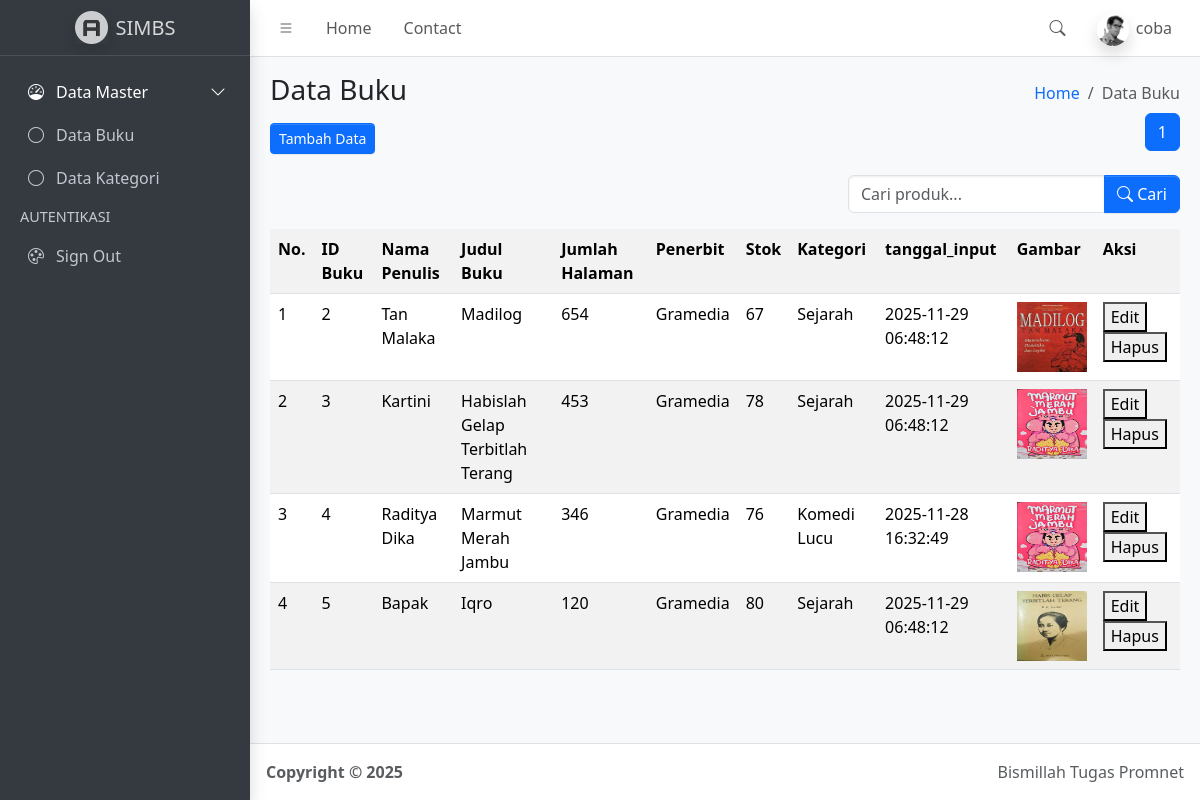
/index.php (signed in), run on the app's committed database.
### tables this page shows
CREATE TABLE `data_buku` (
  `id_buku` int(11) NOT NULL,
  `id_kategori` int(11) NOT NULL,
  `nama_buku` varchar(100) NOT NULL,
  `nama_penulis` varchar(50) NOT NULL,
  `judul_buku` varchar(100) NOT NULL,
  `jumlah_halaman` varchar(100) NOT NULL,
  `penerbit` varchar(100) NOT NULL,
  `stok` int(11) NOT NULL,
  `gambar` varchar(100) NOT NULL
);

CREATE TABLE `data_kategori` (
  `id_kategori` int(11) NOT NULL,
  `nama_kategori` varchar(50) NOT NULL,
  `tanggal_input` timestamp NOT NULL DEFAULT current_timestamp()
);

### function.php (called while the page is built, shortened)
<?php
    $conn = mysqli_connect("localhost", "root", "", "simbs");
function query($query){
    global $conn;
    $result = mysqli_query($conn, $query);
    $rows = [];
    while( $row = mysqli_fetch_assoc($result) ) {
        $rows[] = $row;
    }
    return $rows;
}
?>

### index.php (the view, shortened to what this page needs)
<?php
require('function.php');
    $jumlahDataPerHalaman = 5;
    $jumlahData = count(query("SELECT * FROM data_buku"));
    $jumlahHalaman = ceil($jumlahData / $jumlahDataPerHalaman);
    $halamanAktif = ( isset($_GET["halaman"]) ) ? $_GET["halaman"] : 1;
    $awalData = ( $jumlahDataPerHalaman * $halamanAktif ) - $jumlahDataPerHalaman;
    $query_utama = "SELECT
                          db.*,
                          k.nama_kategori , k.tanggal_input
                      FROM
                          data_buku db
                      INNER JOIN
                          data_kategori k ON db.id_kategori = k.id_kategori
                      LIMIT $awalData, $jumlahDataPerHalaman";
                      $data_buku = query($query_utama);
?>
<!doctype html>
<html lang="en">
  <head>
    <link
      rel="stylesheet"
      href="https://cdn.jsdelivr.net/npm/@fontsource/source-sans-3@5.0.12/index.css"
      media="print"
      onload="this.media='all'"
    />
    <link
      rel="stylesheet"
      href="https://cdn.jsdelivr.net/npm/overlayscrollbars@2.11.0/styles/overlayscrollbars.min.css"
    />
    <link
      rel="stylesheet"
      href="https://cdn.jsdelivr.net/npm/bootstrap-icons@1.13.1/font/bootstrap-icons.min.css"
    />
    <link rel="stylesheet" href="dist/css/adminlte.min.css" />
    <link
      rel="stylesheet"
      href="https://cdn.jsdelivr.net/npm/apexcharts@3.37.1/dist/apexcharts.css"
    />
    <link
      rel="stylesheet"
      href="https://cdn.jsdelivr.net/npm/jsvectormap@1.5.3/dist/css/jsvectormap.min.css"
    />
  </head>
  <body class="layout-fixed sidebar-expand-lg bg-body-tertiary">
    <div class="app-wrapper">
      <nav class="app-header navbar navbar-expand bg-body">
        <div class="container-fluid">
          <ul class="navbar-nav">
            <li class="nav-item">
              <a class="nav-link" data-lte-toggle="sidebar" href="#" role="button">
                <i class="bi bi-list"></i>
              </a>
            </li>
            <li class="nav-item d-none d-md-block">
              <a href="index.php" class="nav-link">Home</a>
            </li>
            <li class="nav-item d-none d-md-block">
              <a href="#" class="nav-link">Contact</a>
            </li>
          </ul>
          <ul class="navbar-nav ms-auto">
            <li class="nav-item">
              <a class="nav-link" data-widget="navbar-search" href="#" role="button">
                <i class="bi bi-search"></i>
              </a>
            </li>
            <li class="nav-item dropdown user-menu">
              <a href="#" class="nav-link dropdown-toggle" data-bs-toggle="dropdown">
                <img
                  src="dist/assets/img/user2-160x160.jpg"
                  class="user-image rounded-circle shadow"
                  alt="User Image"
                />
                <span class="d-none d-md-inline">
                  <?php
                  echo
            $_SESSION["username"]
        ?></span>
              </a>
            </li>
          </ul>
        </div>
      </nav>
      <aside class="app-sidebar bg-body-secondary shadow" data-bs-theme="dark">
        <div class="sidebar-brand">
          <a href="index.php" class="brand-link">
            <img
              src="dist/assets/img/AdminLTELogo.png"
              alt="AdminLTE Logo"
              class="brand-image opacity-75 shadow"
            />
            <span class="brand-text fw-light">SIMBS</span>
          </a>
        </div>
        <div class="sidebar-wrapper">
          <nav class="mt-2">
            <ul
              class="nav sidebar-menu flex-column"
              data-lte-toggle="treeview"
              role="navigation"
              aria-label="Main navigation"
              data-accordion="false"
              id="navigation"
            >
              <li class="nav-item menu-open">
              <a href="#" class="nav-link active">
                  <i class="nav-icon bi bi-speedometer"></i>
                  <p>
                    Data Master
                  </p>
                </a>
                <ul class="nav nav-treeview">
                  <li class="nav-item">
                    <a href="index.php" class="nav-link">
                      <i class="nav-icon bi bi-circle"></i>
                      <p>Data Buku</p>
                    </a>
                  </li>
                  <li class="nav-item">
                    <a href="index2.php" class="nav-link">
                      <i class="nav-icon bi bi-circle"></i>
                      <p>Data Kategori</p>
                    </a>
                  </li>
                </ul>
              </li>
              <li class="nav-header">AUTENTIKASI</li>
              <li class="nav-item">
                <a href="logout.php" class="nav-link">
                  <i class="nav-icon bi bi-palette"></i>
                  <p>Sign Out</p>
                </a>
              </li>
            </ul>
          </nav>
        </div>
      </aside>
      <main class="app-main">
        <div class="app-content-header">
          <div class="container-fluid">
            <div class="row">
              <div class="col-sm-6">
                <h3 class="mb-3">Data Buku</h3>
                <a href="tambah_data.php">
                  <button class="btn-sm btn btn-primary">Tambah Data</button>
                </a>
              </div>
              <div class="col-sm-6 d-flex flex-column align-items-end">
                <ol class="breadcrumb">
                  <li class="breadcrumb-item"><a href="#">Home</a></li>
                  <li class="breadcrumb-item active" aria-current="page">Data Buku</li>
                </ol>
                <nav aria-label="Page navigation example">
                    <ul class="pagination">
                        <?php for ($i = 1; $i <= $jumlahHalaman; $i++) : ?>
                            <?php if ($i == $halamanAktif) : ?>
                                <li class="page-item active">
                                    <a class="page-link" href="?halaman=<?= $i; ?>"><?= $i; ?></a>
                                </li>
                            <?php else : ?>
                                <li class="page-item">
                                    <a class="page-link" href="?halaman=<?= $i; ?>"><?= $i; ?></a>
                                </li>
                            <?php endif; ?>
                        <?php endfor; ?>
                    </ul>
                </nav>
                <form class="mt-2" action="" method="POST">
                  <div class="input-group">
                  <input
                    type="text"
                    class="form-control"
                    name="keyword"
                    placeholder="Cari produk..."
                  >
                  <button class="btn btn-primary" type="submit" name="tombol_search">
                    <i class="bi bi-search"></i> Cari
                  </button>
                </div>
                </form>
              </div>
            </div>
          </div>
        </div>
        <div class="app-content">
          <div class="container-fluid">
            <div class="row">
              <div class="col">
                <table class="table table-striped table-hover">
                  <tr>
                    <th>No.</th>
                    <th>ID Buku</th>
                    <th>Nama Penulis</th>
                    <th>Judul Buku</th>
                    <th>Jumlah Halaman</th>
                    <th>Penerbit</th>
                    <th>Stok</th>
                    <th>Kategori</th>
                    <th>tanggal_input</th>
                    <th>Gambar</th>
                    <th>Aksi</th>
                  </tr>
                  <?php $no=1 ?>
                <?php foreach($data_buku as $data): ?>
                <tr>
                    <td> <?= $no ?> </td>
                    <td> <?= $data['id_buku'] ?> </td>
                    <td> <?= $data['nama_penulis'] ?> </td>
                    <td> <?= $data['judul_buku'] ?> </td>
                    <td> <?= $data['jumlah_halaman'] ?> </td>
                    <td> <?= $data['penerbit'] ?> </td>
                    <td> <?= $data['stok'] ?> </td>
                    <td> <?= $data['nama_kategori'] ?> </td>
                    <td> <?= $data['tanggal_input'] ?> </td>
                    <td>
                        <img src="img/<?= $data['gambar'] ?> " height="70" width="70" alt="">
                    </td>
                    <td>
                        <a href="ubah_data_buku.php?id_buku=<?= $data['id_buku'] ?>">
                            <button class="btn-sm btn-success">Edit</button>
                        </a>
                        <a href="hapus_data_buku.php?id_buku=<?= $data['id_buku'] ?>">
                            <button class="btn-sm btn-danger">Hapus</button>
                        </a>
                    </td>
                </tr>
                <?php $no++; ?>
                <?php endforeach; ?>
                </table>
              </div>
            </div>
          </div>
        </div>
      </main>
      <footer class="app-footer">
        <div class="float-end d-none d-sm-inline">Bismillah Tugas Promnet</div>
        <strong>
          Copyright &copy; 2025&nbsp;
        </strong>
      </footer>
    </div>
  </body>
</html>

### data on the page
data_buku: id_buku "2", nama_penulis "Tan Malaka", judul_buku "Madilog", jumlah_halaman "654", penerbit "Gramedia", stok "67", id_kategori.nama_kategori "Sejarah", id_kategori.tanggal_input "2025-11-29 06:48:12", gambar (picture)
data_buku: id_buku "3", nama_penulis "Kartini", judul_buku "Habislah Gelap Terbitlah Terang", jumlah_halaman "453", penerbit "Gramedia", stok "78", id_kategori.nama_kategori "Sejarah", id_kategori.tanggal_input "2025-11-29 06:48:12", gambar (picture)
data_buku: id_buku "4", nama_penulis "Raditya Dika", judul_buku "Marmut Merah Jambu", jumlah_halaman "346", penerbit "Gramedia", stok "76", id_kategori.nama_kategori "Komedi Lucu", id_kategori.tanggal_input "2025-11-28 16:32:49", gambar (picture)
data_buku: id_buku "5", nama_penulis "Bapak", judul_buku "Iqro", jumlah_halaman "120", penerbit "Gramedia", stok "80", id_kategori.nama_kategori "Sejarah", id_kategori.tanggal_input "2025-11-29 06:48:12", gambar (picture)

### other printed values
$_SESSION["username"] "coba"
